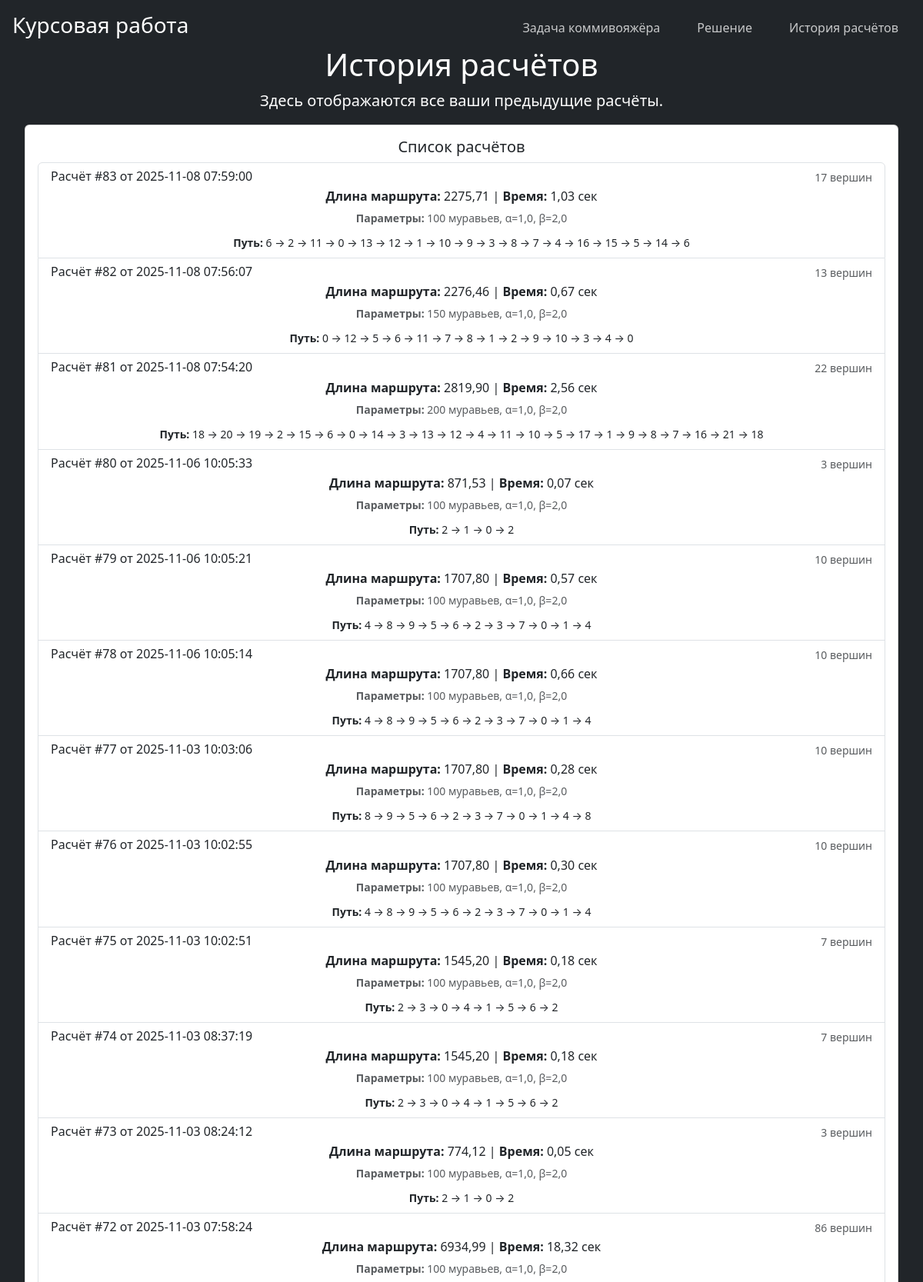
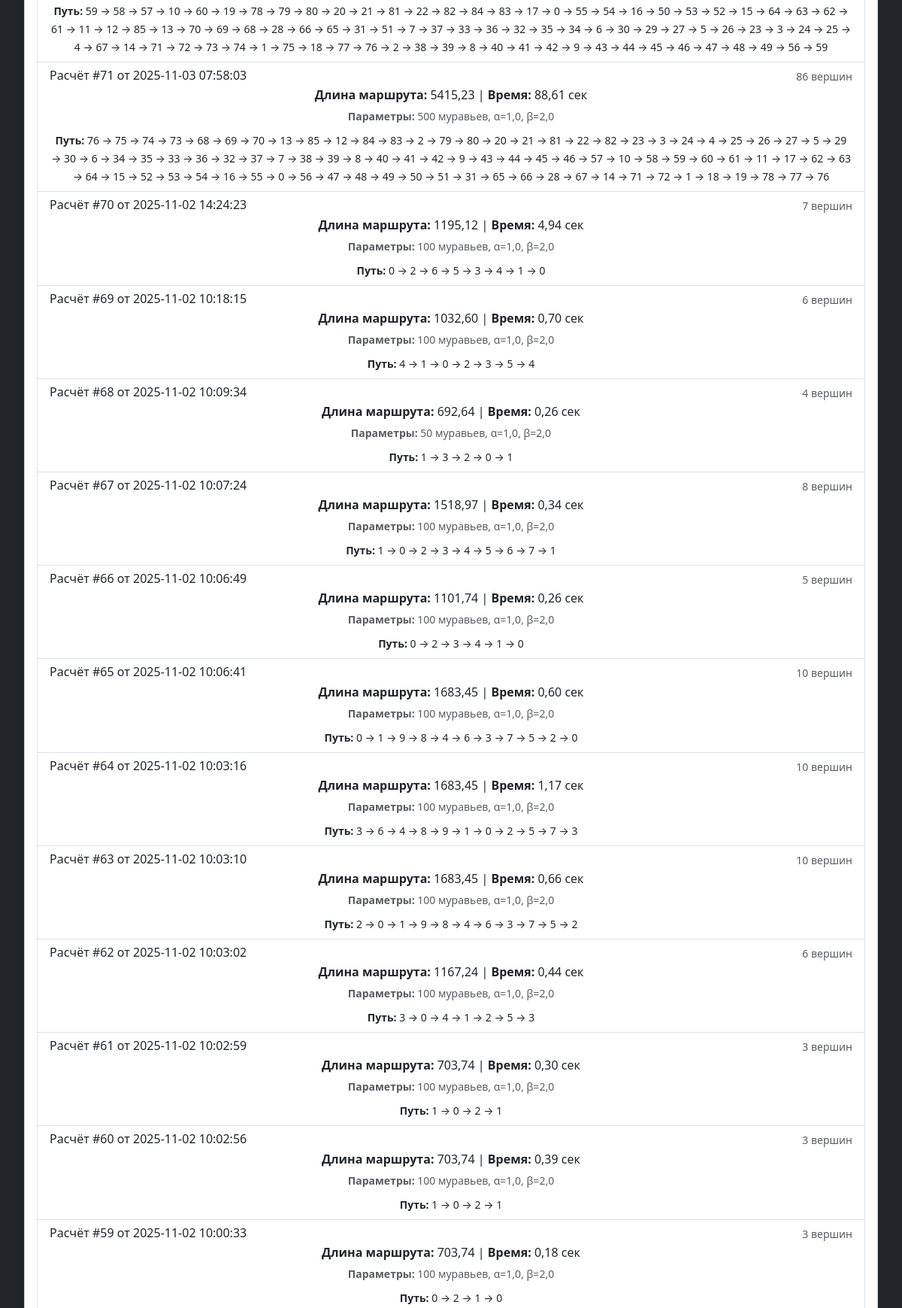
The app's page /history (upper part) with its own data (2 pictures, top to bottom).
### taskmanager/main/views.py (the view)
# urls.py: path('history', views.history, name='history'),
def history(request):
    calculations = get_all_calculations()
    return render(request, 'main/history.html', {'calculations': calculations})

### taskmanager/main/tsp_db.py (called while the page is built)
def get_tsp_db_path():
    return Path('C:/python 3.8/theory-of-algorithms/course_work/tsp_results.db')

### taskmanager/main/templates/main/history.html (shortened to what this page needs)
{% extends 'main/base.html' %}
{% block content %}
<h1>История расчётов</h1>
<p class="lead">Здесь отображаются все ваши предыдущие расчёты.</p>
<div class="card text-dark">
    <div class="card-body">
        <h5 class="card-title">Список расчётов</h5>
        {% if calculations %}
            <div class="list-group">
                {% for calc in calculations %}
                <div class="list-group-item">
                    <div class="d-flex w-100 justify-content-between">
                        <h6 class="mb-1">Расчёт #{{ calc.id }} от {{ calc.created_at }}</h6>
                        <small class="text-muted">{{ calc.vertices_count }} вершин</small>
                    </div>
                    <p class="mb-1">
                        <strong>Длина маршрута:</strong> {{ calc.distance|floatformat:2 }} |
                        <strong>Время:</strong> {{ calc.execution_time|floatformat:2 }} сек
                    </p>
                    <small class="text-muted">
                        <strong>Параметры:</strong>
                        {{ calc.parameters.ant_count }} муравьев,
                        α={{ calc.parameters.alpha }}, β={{ calc.parameters.beta }}
                    </small>
                    <div class="mt-2">
                        <small><strong>Путь:</strong>
                        {% for vertex in calc.optimal_path %}
                            {{ vertex }}{% if not forloop.last %} → {% endif %}
                        {% endfor %}
                        </small>
                    </div>
                </div>
                {% endfor %}
            </div>
        {% endif %}
    </div>
</div>
{% endblock %}

### taskmanager/main/templates/main/base.html (shortened to what this page needs)
<!doctype html>
<html lang="ru" class="h-100">
<head>
    <link rel="stylesheet" href="https://cdn.jsdelivr.net/npm/bootstrap@5.3.3/dist/css/bootstrap.min.css">
    <link rel="stylesheet" href="https://cdnjs.cloudflare.com/ajax/libs/font-awesome/6.0.0/css/all.min.css">
</head>
<body class="d-flex h-100 text-center text-white bg-dark">
<div class="cover-container d-flex w-100 h-100 p-3 mx-auto flex-column">
  <header class="mb-auto">
    <div>
      <h3 class="float-md-start mb-0">Курсовая работа</h3>
      <nav class="nav nav-masthead justify-content-center float-md-end">
        <a class="nav-link" aria-current="page" href="{% url 'home'%}">Задача коммивояжёра</a>
        <a class="nav-link" href="{% url 'tsp-algorythm'%}">Решение</a>
        <a class="nav-link" href="{% url 'history'%}">История расчётов</a>
      </nav>
    </div>
  </header>
    <main class="px-3">
        {% block content %}{%endblock%}
    </main>
</div>
</body>
</html>

### taskmanager/main/templates/main/base.html (style rules this page uses)
.cover-container { max-width: 90em; }
.nav-masthead .nav-link { color: rgba(255, 255, 255, .75); border-bottom: .25rem solid transparent; }
.nav-masthead .nav-link + .nav-link { margin-left: 1rem; }
body { min-height: 100vh; display: flex; flex-direction: column; }

### records on screen
calculations: id "83", created_at "2025-11-08 07:59:00", vertices_count "17", distance "2275,71", execution_time "1,03", parameters.ant_count "100", parameters.alpha "1,0", parameters.beta "2,0", optimal_path "6" "2" "11" "0" "13" "12" "1" "10" "9" "3" "8" "7" "4" "16" "15" "5" "14" "6"
calculations: id "82", created_at "2025-11-08 07:56:07", vertices_count "13", distance "2276,46", execution_time "0,67", parameters.ant_count "150", parameters.alpha "1,0", parameters.beta "2,0", optimal_path "0" "12" "5" "6" "11" "7" "8" "1" "2" "9" "10" "3" "4" "0"
calculations: id "81", created_at "2025-11-08 07:54:20", vertices_count "22", distance "2819,90", execution_time "2,56", parameters.ant_count "200", parameters.alpha "1,0", parameters.beta "2,0", optimal_path "18" "20" "19" "2" "15" "6" "0" "14" "3" "13" "12" "4" "11" "10" "5" "17" "1" "9" "8" "7" "16" "21" "18"
calculations: id "80", created_at "2025-11-06 10:05:33", vertices_count "3", distance "871,53", execution_time "0,07", parameters.ant_count "100", parameters.alpha "1,0", parameters.beta "2,0", optimal_path "2" "1" "0" "2"
calculations: id "79", created_at "2025-11-06 10:05:21", vertices_count "10", distance "1707,80", execution_time "0,57", parameters.ant_count "100", parameters.alpha "1,0", parameters.beta "2,0", optimal_path "4" "8" "9" "5" "6" "2" "3" "7" "0" "1" "4"
calculations: id "78", created_at "2025-11-06 10:05:14", vertices_count "10", distance "1707,80", execution_time "0,66", parameters.ant_count "100", parameters.alpha "1,0", parameters.beta "2,0", optimal_path "4" "8" "9" "5" "6" "2" "3" "7" "0" "1" "4"
calculations: id "77", created_at "2025-11-03 10:03:06", vertices_count "10", distance "1707,80", execution_time "0,28", parameters.ant_count "100", parameters.alpha "1,0", parameters.beta "2,0", optimal_path "8" "9" "5" "6" "2" "3" "7" "0" "1" "4" "8"
calculations: id "76", created_at "2025-11-03 10:02:55", vertices_count "10", distance "1707,80", execution_time "0,30", parameters.ant_count "100", parameters.alpha "1,0", parameters.beta "2,0", optimal_path "4" "8" "9" "5" "6" "2" "3" "7" "0" "1" "4"
calculations: id "75", created_at "2025-11-03 10:02:51", vertices_count "7", distance "1545,20", execution_time "0,18", parameters.ant_count "100", parameters.alpha "1,0", parameters.beta "2,0", optimal_path "2" "3" "0" "4" "1" "5" "6" "2"
calculations: id "74", created_at "2025-11-03 08:37:19", vertices_count "7", distance "1545,20", execution_time "0,18", parameters.ant_count "100", parameters.alpha "1,0", parameters.beta "2,0", optimal_path "2" "3" "0" "4" "1" "5" "6" "2"
calculations: id "73", created_at "2025-11-03 08:24:12", vertices_count "3", distance "774,12", execution_time "0,05", parameters.ant_count "100", parameters.alpha "1,0", parameters.beta "2,0", optimal_path "2" "1" "0" "2"
calculations: id "72", created_at "2025-11-03 07:58:24", vertices_count "86", distance "6934,99", execution_time "18,32", parameters.ant_count "100", parameters.alpha "1,0", parameters.beta "2,0", optimal_path "59" "58" "57" "10" "60" "19" "78" "79" "80" "20" "21" "81" "22" "82" "84" "83" "17" "0" "55" "54" "16" "50" "53" "52" "15" "64" "63" "62" "61" "11" "12" "85" "13" "70" "69" "68" "28" "66" "65" "31" "51" "7" "37" "33" "36" "32" "35" "34" "6" "30" "29" "27" "5" "26" "23" "3" "24" "25" "4" "67" "14" "71" "72" "73" "74" "1" "75" "18" "77" "76" "2" "38" "39" "8" "40" "41" "42" "9" "43" "44" "45" "46" "47" "48" "49" "56" "59"
calculations: id "71", created_at "2025-11-03 07:58:03", vertices_count "86", distance "5415,23", execution_time "88,61", parameters.ant_count "500", parameters.alpha "1,0", parameters.beta "2,0", optimal_path "76" "75" "74" "73" "68" "69" "70" "13" "85" "12" "84" "83" "2" "79" "80" "20" "21" "81" "22" "82" "23" "3" "24" "4" "25" "26" "27" "5" "29" "30" "6" "34" "35" "33" "36" "32" "37" "7" "38" "39" "8" "40" "41" "42" "9" "43" "44" "45" "46" "57" "10" "58" "59" "60" "61" "11" "17" "62" "63" "64" "15" "52" "53" "54" "16" "55" "0" "56" "47" "48" "49" "50" "51" "31" "65" "66" "28" "67" "14" "71" "72" "1" "18" "19" "78" "77" "76"
calculations: id "70", created_at "2025-11-02 14:24:23", vertices_count "7", distance "1195,12", execution_time "4,94", parameters.ant_count "100", parameters.alpha "1,0", parameters.beta "2,0", optimal_path "0" "2" "6" "5" "3" "4" "1" "0"
calculations: id "69", created_at "2025-11-02 10:18:15", vertices_count "6", distance "1032,60", execution_time "0,70", parameters.ant_count "100", parameters.alpha "1,0", parameters.beta "2,0", optimal_path "4" "1" "0" "2" "3" "5" "4"
calculations: id "68", created_at "2025-11-02 10:09:34", vertices_count "4", distance "692,64", execution_time "0,26", parameters.ant_count "50", parameters.alpha "1,0", parameters.beta "2,0", optimal_path "1" "3" "2" "0" "1"
calculations: id "67", created_at "2025-11-02 10:07:24", vertices_count "8", distance "1518,97", execution_time "0,34", parameters.ant_count "100", parameters.alpha "1,0", parameters.beta "2,0", optimal_path "1" "0" "2" "3" "4" "5" "6" "7" "1"
calculations: id "66", created_at "2025-11-02 10:06:49", vertices_count "5", distance "1101,74", execution_time "0,26", parameters.ant_count "100", parameters.alpha "1,0", parameters.beta "2,0", optimal_path "0" "2" "3" "4" "1" "0"
calculations: id "65", created_at "2025-11-02 10:06:41", vertices_count "10", distance "1683,45", execution_time "0,60", parameters.ant_count "100", parameters.alpha "1,0", parameters.beta "2,0", optimal_path "0" "1" "9" "8" "4" "6" "3" "7" "5" "2" "0"
calculations: id "64", created_at "2025-11-02 10:03:16", vertices_count "10", distance "1683,45", execution_time "1,17", parameters.ant_count "100", parameters.alpha "1,0", parameters.beta "2,0", optimal_path "3" "6" "4" "8" "9" "1" "0" "2" "5" "7" "3"
calculations: id "63", created_at "2025-11-02 10:03:10", vertices_count "10", distance "1683,45", execution_time "0,66", parameters.ant_count "100", parameters.alpha "1,0", parameters.beta "2,0", optimal_path "2" "0" "1" "9" "8" "4" "6" "3" "7" "5" "2"
calculations: id "62", created_at "2025-11-02 10:03:02", vertices_count "6", distance "1167,24", execution_time "0,44", parameters.ant_count "100", parameters.alpha "1,0", parameters.beta "2,0", optimal_path "3" "0" "4" "1" "2" "5" "3"
calculations: id "61", created_at "2025-11-02 10:02:59", vertices_count "3", distance "703,74", execution_time "0,30", parameters.ant_count "100", parameters.alpha "1,0", parameters.beta "2,0", optimal_path "1" "0" "2" "1"
calculations: id "60", created_at "2025-11-02 10:02:56", vertices_count "3", distance "703,74", execution_time "0,39", parameters.ant_count "100", parameters.alpha "1,0", parameters.beta "2,0", optimal_path "1" "0" "2" "1"
calculations: id "59", created_at "2025-11-02 10:00:33", vertices_count "3", distance "703,74", execution_time "0,18", parameters.ant_count "100", parameters.alpha "1,0", parameters.beta "2,0", optimal_path "0" "2" "1" "0"
